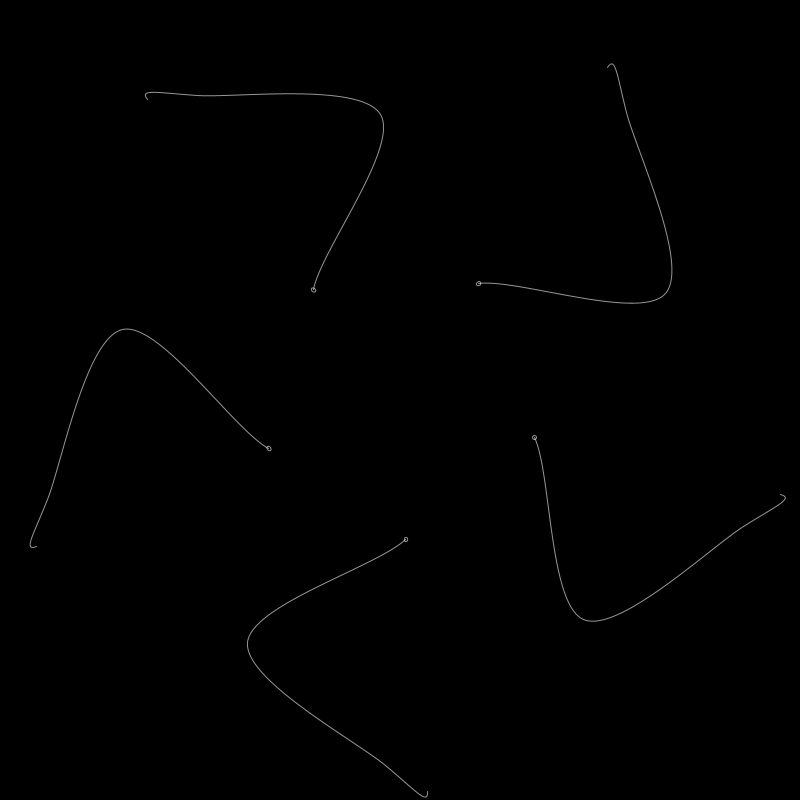
Frame 1 (no input)
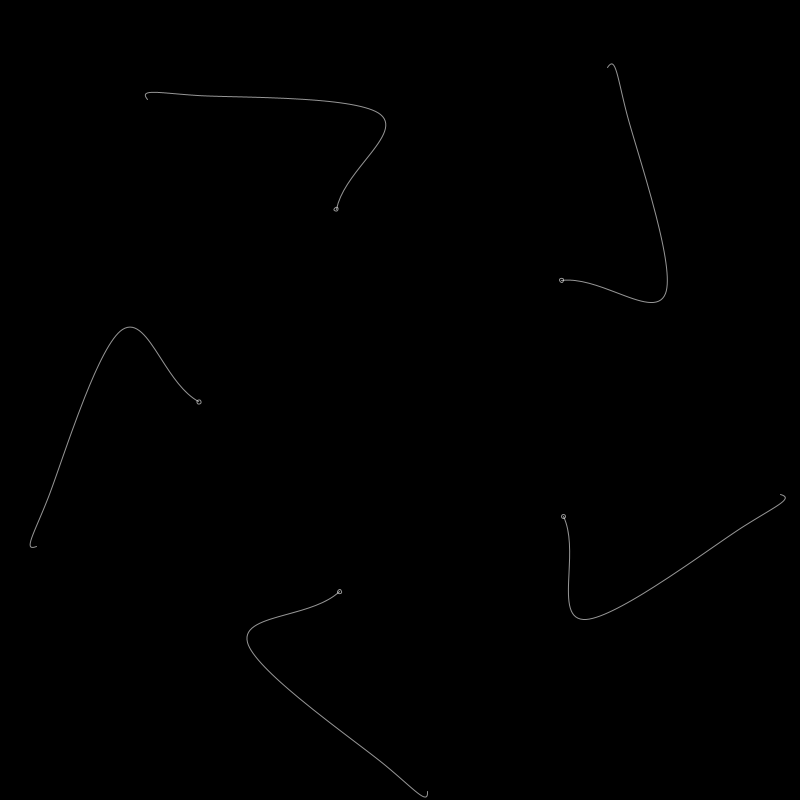
Frame 60 (the mouse pressed at the canvas centre just before this capture)
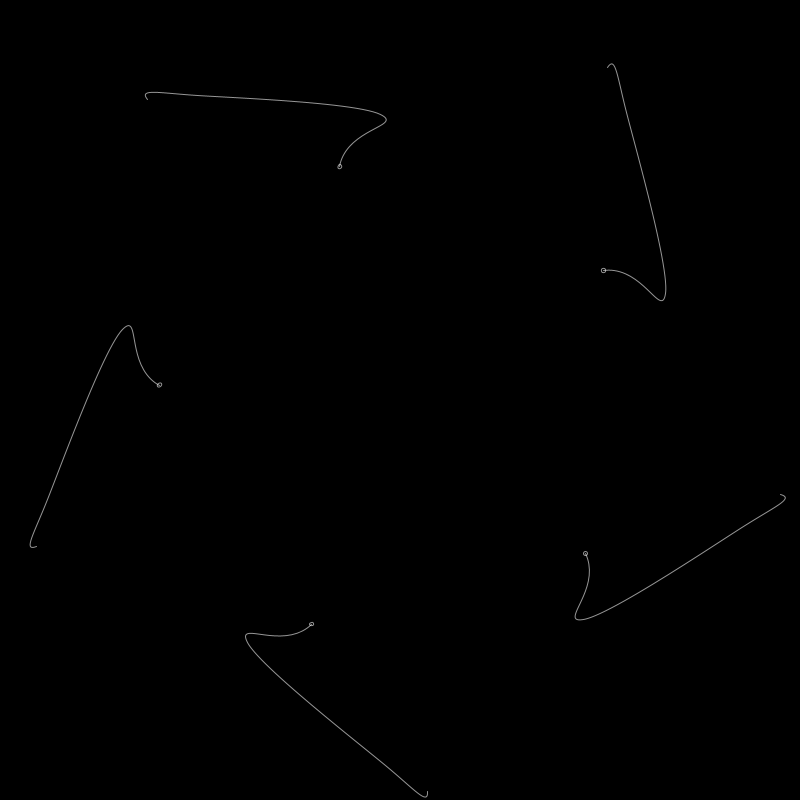
Frame 120 (the mouse held since frame 60 and released just before this capture)

The Processing sketch that drew these frames (run headless with seeded random() and noise(); from frame 60 on, the mouse is pressed at the canvas centre):

// Processing sketch: Strands
// ── Strands.pde
ArrayList<PVector>points;
int maxPoints = 6;
int circlePoint = 5;
float freq = 0.001;
float step = 2;
void setup()
{
  size(800, 800);
  points = new ArrayList<PVector>();
  for (int i = 0; i < maxPoints; i++)
  {
    PVector p = new PVector(random(0, width/2), random(height/2));
    points.add(p);
  }
}

void draw()
{
  background(0);
  stroke(255, 150);
  noFill();
  float angle = (2 * PI)/circlePoint;
  for (int j = 0; j < circlePoint; j++) {
    pushMatrix();
    translate(width/2, height/2);
    rotate(j * angle);
    circle(points.get(maxPoints-2).x, points.get(maxPoints-2).y, 4);
    beginShape();
    for (int i = 0; i < maxPoints; i++)
    {
      PVector p = new PVector(points.get(i).x, points.get(i).y);
      curveVertex(p.x, p.y);
    }
    endShape();
    popMatrix();
    PVector p = new PVector(points.get(maxPoints - 2).x, points.get(maxPoints - 2).y);
    float dX = noise(p.x * freq) * 2 - 1;
    float dY = noise(p.y * freq) * 2 - 1;
    p.add(dX * step, dY * step);
    points.set(maxPoints - 2, p);
  }
}
